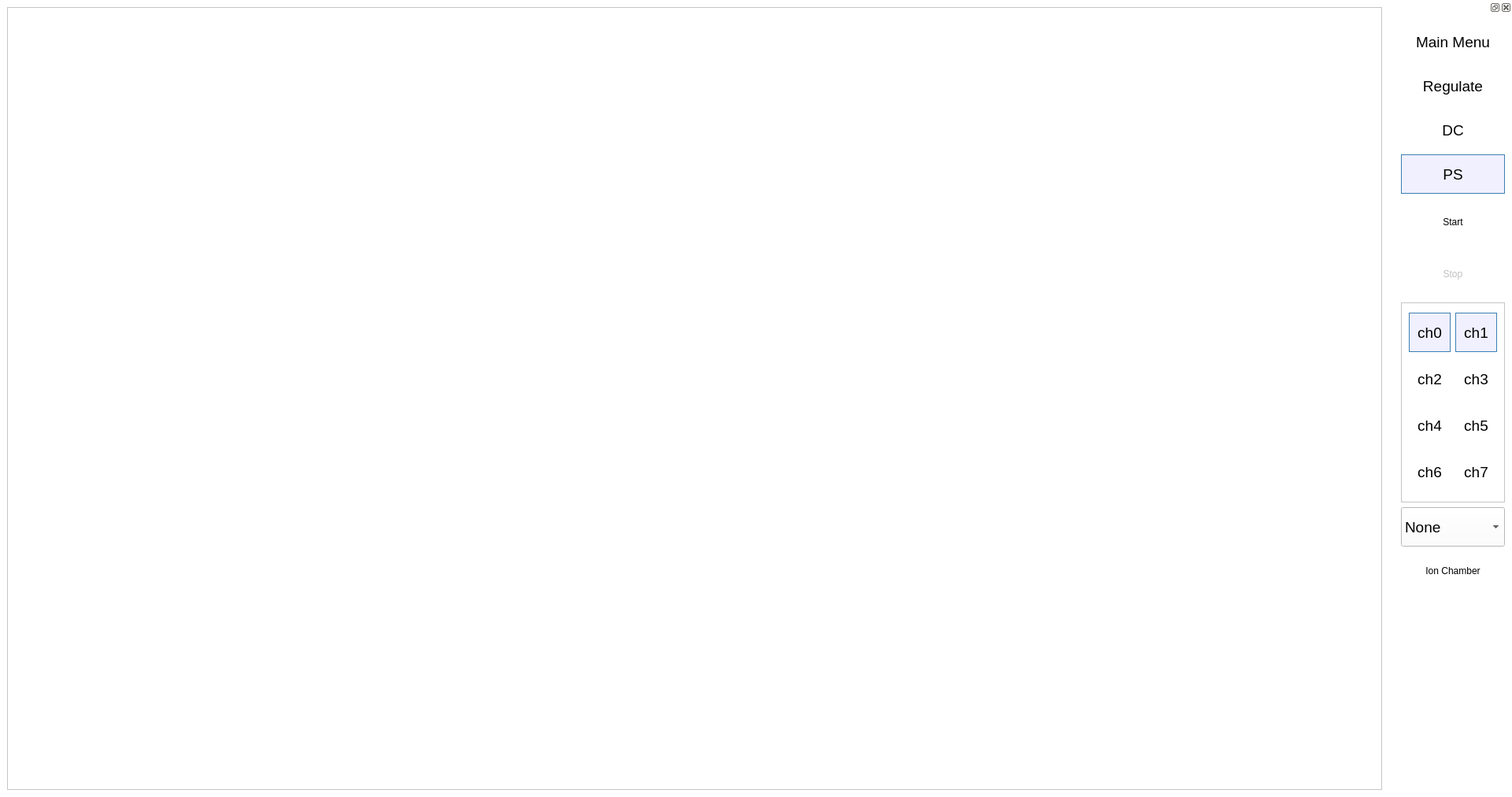
<?xml version="1.0" encoding="UTF-8"?>
<ui version="4.0">
 <class>MeasureWindow</class>
 <widget class="QMainWindow" name="MeasureWindow">
  <property name="geometry">
   <rect>
    <x>0</x>
    <y>0</y>
    <width>1920</width>
    <height>1012</height>
   </rect>
  </property>
  <property name="minimumSize">
   <size>
    <width>1200</width>
    <height>800</height>
   </size>
  </property>
  <property name="maximumSize">
   <size>
    <width>16777215</width>
    <height>16777215</height>
   </size>
  </property>
  <property name="windowTitle">
   <string>Blue Physics Measure</string>
  </property>
  <property name="windowIcon">
   <iconset>
    <normaloff>iconspd/onlysphere.png</normaloff>iconspd/onlysphere.png</iconset>
  </property>
  <property name="styleSheet">
   <string notr="true">background-color: rgb(255, 255, 255);</string>
  </property>
  <widget class="QWidget" name="centralwidget">
   <property name="autoFillBackground">
    <bool>false</bool>
   </property>
   <property name="styleSheet">
    <string notr="true">QFrame#frame{

background-color: qlineargradient(spread:pad, x1:0.5, y1:1, x2:0.5, y2:0, stop:0 rgba(250, 250, 250, 90), stop:0.9 rgba(255, 255, 255, 255));

}</string>
   </property>
   <layout class="QHBoxLayout" name="horizontalLayout">
    <item>
     <widget class="GraphicsLayoutWidget" name="graphicsView">
      <property name="backgroundBrush">
       <brush brushstyle="NoBrush">
        <color alpha="255">
         <red>255</red>
         <green>255</green>
         <blue>255</blue>
        </color>
       </brush>
      </property>
     </widget>
    </item>
   </layout>
  </widget>
  <widget class="QDockWidget" name="dockWidget_2">
   <property name="sizePolicy">
    <sizepolicy hsizetype="Minimum" vsizetype="Preferred">
     <horstretch>0</horstretch>
     <verstretch>0</verstretch>
    </sizepolicy>
   </property>
   <property name="minimumSize">
    <size>
     <width>150</width>
     <height>638</height>
    </size>
   </property>
   <property name="maximumSize">
    <size>
     <width>150</width>
     <height>524287</height>
    </size>
   </property>
   <property name="styleSheet">
    <string notr="true">QFrame#frame{

background-color: qlineargradient(spread:pad, x1:0.5, y1:1, x2:0.5, y2:0, stop:0 rgba(250, 250, 250, 90), stop:0.9 rgba(255, 255, 255, 255));

}

QToolButton{
background-color:transparent;
border:none;

}

QToolButton:checked, QToolButton:pressed{
background-color:rgb(240,240,255);
border:1px solid rgb(60, 127, 177)
}

QToolButton:hover{
background-color:rgb(240,240,255)
}

QToolButton:checked:hover{
background-color:rgb(193,210,238);
}</string>
   </property>
   <attribute name="dockWidgetArea">
    <number>2</number>
   </attribute>
   <widget class="QWidget" name="dockWidgetContents_4">
    <layout class="QVBoxLayout" name="verticalLayout">
     <item>
      <widget class="QToolButton" name="tbmainmenu">
       <property name="sizePolicy">
        <sizepolicy hsizetype="Expanding" vsizetype="Fixed">
         <horstretch>0</horstretch>
         <verstretch>0</verstretch>
        </sizepolicy>
       </property>
       <property name="minimumSize">
        <size>
         <width>0</width>
         <height>50</height>
        </size>
       </property>
       <property name="font">
        <font>
         <pointsize>14</pointsize>
        </font>
       </property>
       <property name="toolTip">
        <string>Back to Main Menu</string>
       </property>
       <property name="text">
        <string>Main Menu</string>
       </property>
       <property name="icon">
        <iconset>
         <normaloff>iconspd/icons8-home-page-80.png</normaloff>iconspd/icons8-home-page-80.png</iconset>
       </property>
       <property name="iconSize">
        <size>
         <width>50</width>
         <height>50</height>
        </size>
       </property>
       <property name="toolButtonStyle">
        <enum>Qt::ToolButtonTextUnderIcon</enum>
       </property>
      </widget>
     </item>
     <item>
      <widget class="QToolButton" name="tbregulate">
       <property name="enabled">
        <bool>true</bool>
       </property>
       <property name="sizePolicy">
        <sizepolicy hsizetype="Expanding" vsizetype="Fixed">
         <horstretch>0</horstretch>
         <verstretch>0</verstretch>
        </sizepolicy>
       </property>
       <property name="minimumSize">
        <size>
         <width>88</width>
         <height>50</height>
        </size>
       </property>
       <property name="font">
        <font>
         <pointsize>14</pointsize>
        </font>
       </property>
       <property name="toolTip">
        <string>Dark Current</string>
       </property>
       <property name="text">
        <string>Regulate</string>
       </property>
       <property name="icon">
        <iconset>
         <normaloff>iconspd/Play-100.png</normaloff>iconspd/Play-100.png</iconset>
       </property>
       <property name="iconSize">
        <size>
         <width>75</width>
         <height>75</height>
        </size>
       </property>
       <property name="toolButtonStyle">
        <enum>Qt::ToolButtonTextOnly</enum>
       </property>
      </widget>
     </item>
     <item>
      <widget class="QToolButton" name="tbdarkcurrent">
       <property name="enabled">
        <bool>true</bool>
       </property>
       <property name="sizePolicy">
        <sizepolicy hsizetype="Expanding" vsizetype="Fixed">
         <horstretch>0</horstretch>
         <verstretch>0</verstretch>
        </sizepolicy>
       </property>
       <property name="minimumSize">
        <size>
         <width>88</width>
         <height>50</height>
        </size>
       </property>
       <property name="font">
        <font>
         <pointsize>14</pointsize>
        </font>
       </property>
       <property name="toolTip">
        <string>Dark Current</string>
       </property>
       <property name="text">
        <string>DC</string>
       </property>
       <property name="icon">
        <iconset>
         <normaloff>iconspd/Play-100.png</normaloff>iconspd/Play-100.png</iconset>
       </property>
       <property name="iconSize">
        <size>
         <width>75</width>
         <height>75</height>
        </size>
       </property>
       <property name="toolButtonStyle">
        <enum>Qt::ToolButtonTextOnly</enum>
       </property>
      </widget>
     </item>
     <item>
      <widget class="QToolButton" name="PowerSupply">
       <property name="sizePolicy">
        <sizepolicy hsizetype="Expanding" vsizetype="Fixed">
         <horstretch>0</horstretch>
         <verstretch>0</verstretch>
        </sizepolicy>
       </property>
       <property name="minimumSize">
        <size>
         <width>88</width>
         <height>50</height>
        </size>
       </property>
       <property name="font">
        <font>
         <pointsize>14</pointsize>
        </font>
       </property>
       <property name="toolTip">
        <string>Power Supply</string>
       </property>
       <property name="text">
        <string>PS</string>
       </property>
       <property name="checkable">
        <bool>true</bool>
       </property>
       <property name="checked">
        <bool>true</bool>
       </property>
       <property name="toolButtonStyle">
        <enum>Qt::ToolButtonTextOnly</enum>
       </property>
      </widget>
     </item>
     <item>
      <widget class="QToolButton" name="tbstartmeasure">
       <property name="enabled">
        <bool>true</bool>
       </property>
       <property name="sizePolicy">
        <sizepolicy hsizetype="Expanding" vsizetype="Fixed">
         <horstretch>0</horstretch>
         <verstretch>0</verstretch>
        </sizepolicy>
       </property>
       <property name="minimumSize">
        <size>
         <width>0</width>
         <height>60</height>
        </size>
       </property>
       <property name="maximumSize">
        <size>
         <width>16777215</width>
         <height>16777215</height>
        </size>
       </property>
       <property name="toolTip">
        <string>Start measuring</string>
       </property>
       <property name="text">
        <string>Start</string>
       </property>
       <property name="icon">
        <iconset>
         <normaloff>iconspd/Play-100.png</normaloff>iconspd/Play-100.png</iconset>
       </property>
       <property name="iconSize">
        <size>
         <width>50</width>
         <height>50</height>
        </size>
       </property>
       <property name="toolButtonStyle">
        <enum>Qt::ToolButtonIconOnly</enum>
       </property>
      </widget>
     </item>
     <item>
      <widget class="QToolButton" name="tbstopmeasure">
       <property name="enabled">
        <bool>false</bool>
       </property>
       <property name="sizePolicy">
        <sizepolicy hsizetype="Expanding" vsizetype="Fixed">
         <horstretch>0</horstretch>
         <verstretch>0</verstretch>
        </sizepolicy>
       </property>
       <property name="minimumSize">
        <size>
         <width>0</width>
         <height>60</height>
        </size>
       </property>
       <property name="maximumSize">
        <size>
         <width>16777215</width>
         <height>16777215</height>
        </size>
       </property>
       <property name="toolTip">
        <string>Stop measuring</string>
       </property>
       <property name="toolTipDuration">
        <number>-1</number>
       </property>
       <property name="text">
        <string>Stop</string>
       </property>
       <property name="icon">
        <iconset>
         <normaloff>iconspd/Stop-100.png</normaloff>iconspd/Stop-100.png</iconset>
       </property>
       <property name="iconSize">
        <size>
         <width>50</width>
         <height>50</height>
        </size>
       </property>
       <property name="toolButtonStyle">
        <enum>Qt::ToolButtonIconOnly</enum>
       </property>
      </widget>
     </item>
     <item>
      <widget class="QFrame" name="frame_2">
       <property name="maximumSize">
        <size>
         <width>16777215</width>
         <height>300</height>
        </size>
       </property>
       <property name="toolTip">
        <string>Plot 1</string>
       </property>
       <property name="frameShape">
        <enum>QFrame::StyledPanel</enum>
       </property>
       <property name="frameShadow">
        <enum>QFrame::Raised</enum>
       </property>
       <layout class="QGridLayout" name="Layoutbuttons">
        <item row="0" column="0">
         <widget class="QToolButton" name="tbviewch0">
          <property name="enabled">
           <bool>true</bool>
          </property>
          <property name="sizePolicy">
           <sizepolicy hsizetype="Expanding" vsizetype="Expanding">
            <horstretch>0</horstretch>
            <verstretch>0</verstretch>
           </sizepolicy>
          </property>
          <property name="minimumSize">
           <size>
            <width>0</width>
            <height>25</height>
           </size>
          </property>
          <property name="maximumSize">
           <size>
            <width>16777215</width>
            <height>50</height>
           </size>
          </property>
          <property name="font">
           <font>
            <pointsize>14</pointsize>
           </font>
          </property>
          <property name="toolTip">
           <string>View Ch0</string>
          </property>
          <property name="text">
           <string>ch0</string>
          </property>
          <property name="icon">
           <iconset>
            <normaloff>iconspd/measure.png</normaloff>iconspd/measure.png</iconset>
          </property>
          <property name="iconSize">
           <size>
            <width>75</width>
            <height>75</height>
           </size>
          </property>
          <property name="checkable">
           <bool>true</bool>
          </property>
          <property name="checked">
           <bool>true</bool>
          </property>
          <property name="toolButtonStyle">
           <enum>Qt::ToolButtonTextOnly</enum>
          </property>
         </widget>
        </item>
        <item row="0" column="1">
         <widget class="QToolButton" name="tbviewch1">
          <property name="enabled">
           <bool>true</bool>
          </property>
          <property name="sizePolicy">
           <sizepolicy hsizetype="Expanding" vsizetype="Expanding">
            <horstretch>0</horstretch>
            <verstretch>0</verstretch>
           </sizepolicy>
          </property>
          <property name="minimumSize">
           <size>
            <width>0</width>
            <height>25</height>
           </size>
          </property>
          <property name="maximumSize">
           <size>
            <width>16777215</width>
            <height>50</height>
           </size>
          </property>
          <property name="font">
           <font>
            <pointsize>14</pointsize>
           </font>
          </property>
          <property name="toolTip">
           <string>View Ch0</string>
          </property>
          <property name="text">
           <string>ch1</string>
          </property>
          <property name="icon">
           <iconset>
            <normaloff>iconspd/measure.png</normaloff>iconspd/measure.png</iconset>
          </property>
          <property name="iconSize">
           <size>
            <width>75</width>
            <height>75</height>
           </size>
          </property>
          <property name="checkable">
           <bool>true</bool>
          </property>
          <property name="checked">
           <bool>true</bool>
          </property>
          <property name="toolButtonStyle">
           <enum>Qt::ToolButtonTextOnly</enum>
          </property>
         </widget>
        </item>
        <item row="1" column="0">
         <widget class="QToolButton" name="tbviewch2">
          <property name="enabled">
           <bool>true</bool>
          </property>
          <property name="sizePolicy">
           <sizepolicy hsizetype="Expanding" vsizetype="Expanding">
            <horstretch>0</horstretch>
            <verstretch>0</verstretch>
           </sizepolicy>
          </property>
          <property name="minimumSize">
           <size>
            <width>0</width>
            <height>25</height>
           </size>
          </property>
          <property name="maximumSize">
           <size>
            <width>16777215</width>
            <height>50</height>
           </size>
          </property>
          <property name="font">
           <font>
            <pointsize>14</pointsize>
           </font>
          </property>
          <property name="toolTip">
           <string>View Ch0</string>
          </property>
          <property name="text">
           <string>ch2</string>
          </property>
          <property name="icon">
           <iconset>
            <normaloff>iconspd/measure.png</normaloff>iconspd/measure.png</iconset>
          </property>
          <property name="iconSize">
           <size>
            <width>75</width>
            <height>75</height>
           </size>
          </property>
          <property name="checkable">
           <bool>true</bool>
          </property>
          <property name="checked">
           <bool>false</bool>
          </property>
          <property name="toolButtonStyle">
           <enum>Qt::ToolButtonTextOnly</enum>
          </property>
         </widget>
        </item>
        <item row="1" column="1">
         <widget class="QToolButton" name="tbviewch3">
          <property name="enabled">
           <bool>true</bool>
          </property>
          <property name="sizePolicy">
           <sizepolicy hsizetype="Expanding" vsizetype="Expanding">
            <horstretch>0</horstretch>
            <verstretch>0</verstretch>
           </sizepolicy>
          </property>
          <property name="minimumSize">
           <size>
            <width>0</width>
            <height>25</height>
           </size>
          </property>
          <property name="maximumSize">
           <size>
            <width>16777215</width>
            <height>50</height>
           </size>
          </property>
          <property name="font">
           <font>
            <pointsize>14</pointsize>
           </font>
          </property>
          <property name="toolTip">
           <string>View Ch0</string>
          </property>
          <property name="text">
           <string>ch3</string>
          </property>
          <property name="icon">
           <iconset>
            <normaloff>iconspd/measure.png</normaloff>iconspd/measure.png</iconset>
          </property>
          <property name="iconSize">
           <size>
            <width>75</width>
            <height>75</height>
           </size>
          </property>
          <property name="checkable">
           <bool>true</bool>
          </property>
          <property name="checked">
           <bool>false</bool>
          </property>
          <property name="toolButtonStyle">
           <enum>Qt::ToolButtonTextOnly</enum>
          </property>
         </widget>
        </item>
        <item row="2" column="0">
         <widget class="QToolButton" name="tbviewch4">
          <property name="enabled">
           <bool>true</bool>
          </property>
          <property name="sizePolicy">
           <sizepolicy hsizetype="Expanding" vsizetype="Expanding">
            <horstretch>0</horstretch>
            <verstretch>0</verstretch>
           </sizepolicy>
          </property>
          <property name="minimumSize">
           <size>
            <width>0</width>
            <height>23</height>
           </size>
          </property>
          <property name="maximumSize">
           <size>
            <width>16777215</width>
            <height>50</height>
           </size>
          </property>
          <property name="font">
           <font>
            <pointsize>14</pointsize>
           </font>
          </property>
          <property name="toolTip">
           <string>View Ch0</string>
          </property>
          <property name="text">
           <string>ch4</string>
          </property>
          <property name="icon">
           <iconset>
            <normaloff>iconspd/measure.png</normaloff>iconspd/measure.png</iconset>
          </property>
          <property name="iconSize">
           <size>
            <width>75</width>
            <height>75</height>
           </size>
          </property>
          <property name="checkable">
           <bool>true</bool>
          </property>
          <property name="checked">
           <bool>false</bool>
          </property>
          <property name="toolButtonStyle">
           <enum>Qt::ToolButtonTextOnly</enum>
          </property>
         </widget>
        </item>
        <item row="2" column="1">
         <widget class="QToolButton" name="tbviewch5">
          <property name="enabled">
           <bool>true</bool>
          </property>
          <property name="sizePolicy">
           <sizepolicy hsizetype="Expanding" vsizetype="Expanding">
            <horstretch>0</horstretch>
            <verstretch>0</verstretch>
           </sizepolicy>
          </property>
          <property name="minimumSize">
           <size>
            <width>0</width>
            <height>25</height>
           </size>
          </property>
          <property name="maximumSize">
           <size>
            <width>16777215</width>
            <height>50</height>
           </size>
          </property>
          <property name="font">
           <font>
            <pointsize>14</pointsize>
           </font>
          </property>
          <property name="toolTip">
           <string>View Ch0</string>
          </property>
          <property name="text">
           <string>ch5</string>
          </property>
          <property name="icon">
           <iconset>
            <normaloff>iconspd/measure.png</normaloff>iconspd/measure.png</iconset>
          </property>
          <property name="iconSize">
           <size>
            <width>75</width>
            <height>75</height>
           </size>
          </property>
          <property name="checkable">
           <bool>true</bool>
          </property>
          <property name="checked">
           <bool>false</bool>
          </property>
          <property name="toolButtonStyle">
           <enum>Qt::ToolButtonTextOnly</enum>
          </property>
         </widget>
        </item>
        <item row="3" column="0">
         <widget class="QToolButton" name="tbviewch6">
          <property name="enabled">
           <bool>true</bool>
          </property>
          <property name="sizePolicy">
           <sizepolicy hsizetype="Expanding" vsizetype="Expanding">
            <horstretch>0</horstretch>
            <verstretch>0</verstretch>
           </sizepolicy>
          </property>
          <property name="minimumSize">
           <size>
            <width>0</width>
            <height>25</height>
           </size>
          </property>
          <property name="maximumSize">
           <size>
            <width>16777215</width>
            <height>50</height>
           </size>
          </property>
          <property name="font">
           <font>
            <pointsize>14</pointsize>
           </font>
          </property>
          <property name="toolTip">
           <string>View Ch0</string>
          </property>
          <property name="text">
           <string>ch6</string>
          </property>
          <property name="icon">
           <iconset>
            <normaloff>iconspd/measure.png</normaloff>iconspd/measure.png</iconset>
          </property>
          <property name="iconSize">
           <size>
            <width>75</width>
            <height>75</height>
           </size>
          </property>
          <property name="checkable">
           <bool>true</bool>
          </property>
          <property name="checked">
           <bool>false</bool>
          </property>
          <property name="toolButtonStyle">
           <enum>Qt::ToolButtonTextOnly</enum>
          </property>
         </widget>
        </item>
        <item row="3" column="1">
         <widget class="QToolButton" name="tbviewch7">
          <property name="enabled">
           <bool>true</bool>
          </property>
          <property name="sizePolicy">
           <sizepolicy hsizetype="Expanding" vsizetype="Expanding">
            <horstretch>0</horstretch>
            <verstretch>0</verstretch>
           </sizepolicy>
          </property>
          <property name="minimumSize">
           <size>
            <width>0</width>
            <height>25</height>
           </size>
          </property>
          <property name="maximumSize">
           <size>
            <width>16777215</width>
            <height>50</height>
           </size>
          </property>
          <property name="font">
           <font>
            <pointsize>14</pointsize>
           </font>
          </property>
          <property name="toolTip">
           <string>View Ch0</string>
          </property>
          <property name="text">
           <string>ch7</string>
          </property>
          <property name="icon">
           <iconset>
            <normaloff>iconspd/measure.png</normaloff>iconspd/measure.png</iconset>
          </property>
          <property name="iconSize">
           <size>
            <width>75</width>
            <height>75</height>
           </size>
          </property>
          <property name="checkable">
           <bool>true</bool>
          </property>
          <property name="checked">
           <bool>false</bool>
          </property>
          <property name="toolButtonStyle">
           <enum>Qt::ToolButtonTextOnly</enum>
          </property>
         </widget>
        </item>
       </layout>
      </widget>
     </item>
     <item>
      <widget class="QComboBox" name="cbsecondplot">
       <property name="enabled">
        <bool>true</bool>
       </property>
       <property name="sizePolicy">
        <sizepolicy hsizetype="Preferred" vsizetype="Expanding">
         <horstretch>0</horstretch>
         <verstretch>0</verstretch>
        </sizepolicy>
       </property>
       <property name="minimumSize">
        <size>
         <width>0</width>
         <height>30</height>
        </size>
       </property>
       <property name="maximumSize">
        <size>
         <width>16777215</width>
         <height>50</height>
        </size>
       </property>
       <property name="font">
        <font>
         <pointsize>14</pointsize>
        </font>
       </property>
       <property name="toolTip">
        <string>Plot 2</string>
       </property>
       <property name="currentIndex">
        <number>0</number>
       </property>
       <item>
        <property name="text">
         <string>None</string>
        </property>
       </item>
       <item>
        <property name="text">
         <string>Temp</string>
        </property>
       </item>
       <item>
        <property name="text">
         <string>PS</string>
        </property>
       </item>
       <item>
        <property name="text">
         <string>voltages</string>
        </property>
       </item>
      </widget>
     </item>
     <item>
      <widget class="QToolButton" name="ionchamber">
       <property name="sizePolicy">
        <sizepolicy hsizetype="Expanding" vsizetype="Fixed">
         <horstretch>0</horstretch>
         <verstretch>0</verstretch>
        </sizepolicy>
       </property>
       <property name="minimumSize">
        <size>
         <width>0</width>
         <height>50</height>
        </size>
       </property>
       <property name="text">
        <string>Ion Chamber</string>
       </property>
      </widget>
     </item>
     <item>
      <spacer name="verticalSpacer">
       <property name="orientation">
        <enum>Qt::Vertical</enum>
       </property>
       <property name="sizeHint" stdset="0">
        <size>
         <width>20</width>
         <height>40</height>
        </size>
       </property>
      </spacer>
     </item>
    </layout>
   </widget>
  </widget>
 </widget>
 <customwidgets>
  <customwidget>
   <class>GraphicsLayoutWidget</class>
   <extends>QGraphicsView</extends>
   <header>pyqtgraph</header>
  </customwidget>
 </customwidgets>
 <resources/>
 <connections/>
</ui>
